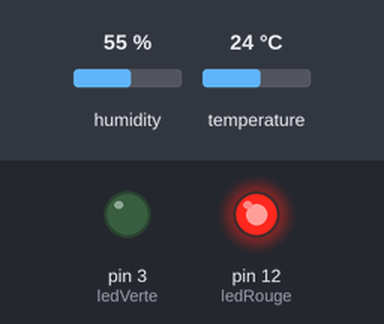
This sketch was run on a simulated Arduino Uno, built with avr-gcc and run on an emulated ATmega328P. Parts: output pins drawn as LEDs (lit = HIGH). The test bench sets the inputs (shaded band); at power-on: temperature 24 °C, humidity 55 %.

Above: at 2.8 s.
2.9 s: temperature set to 20.5 °C
5.6 s: temperature set to 19.6 °C
At 7.3 s:
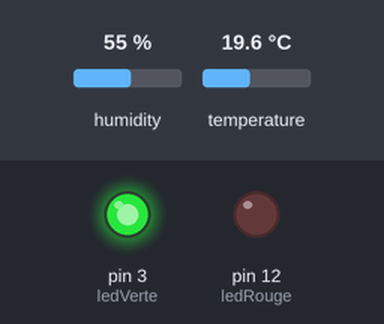
8.3 s: temperature set to 28 °C
At 10.7 s:
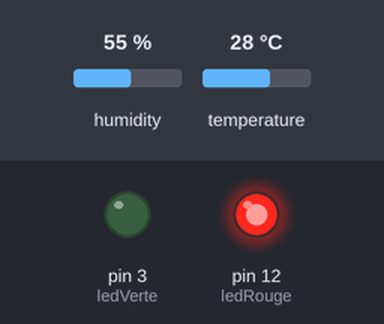
11.5 s: temperature set to 12 °C
At 12.4 s:
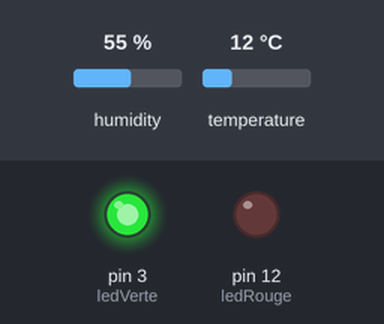
Timing chart, 0 to 14.5 s (numbered marks = the images above; inputs shaded):
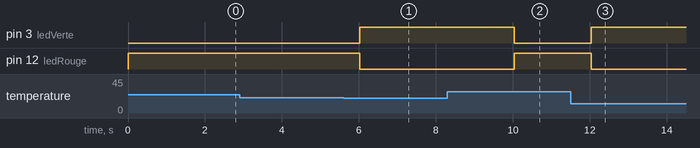

Measured:
- the behaviour switches between 20 and 19.9 °C on temperature (found by bisection; images 0 and 1)
- after the input at 2.9 s, every drawn part: stays the same
- after the input at 5.6 s, pin 3 (ledVerte): LOW → HIGH after 0.42 s; pin 12 (ledRouge): HIGH → LOW after 0.42 s
- after the input at 8.3 s, pin 3 (ledVerte): HIGH → LOW after 1.7 s; pin 12 (ledRouge): LOW → HIGH after 1.7 s
- after the input at 11.5 s, pin 3 (ledVerte): LOW → HIGH after 0.54 s; pin 12 (ledRouge): HIGH → LOW after 0.54 s

The sketch:

capteur_dht22.ino
```cpp
#include "DHT.h"

#define DHTPIN A0       // Capteur DHT22 branché sur A0
#define DHTTYPE DHT22   // Type de capteur

DHT dht(DHTPIN, DHTTYPE);

const int ledVerte = 3;   // LED verte sur la broche 3
const int ledRouge = 12;  // LED rouge sur la broche 12

void setup() {
  pinMode(ledVerte, OUTPUT);
  pinMode(ledRouge, OUTPUT);
  dht.begin();
}

void loop() {
  // 1. Lecture automatique de la température en cours
  float temperature = dht.readTemperature();

  // 2. Automatisation de la logique selon la température
  if (temperature < 20.0) {
    // Si inférieur à 20°C : Vert actif, Rouge éteint
    digitalWrite(ledVerte, HIGH);
    digitalWrite(ledRouge, LOW);
  }
  else {
    // Si supérieur ou égal à 20°C : Vert éteint, Rouge actif
    digitalWrite(ledVerte, LOW);
    digitalWrite(ledRouge, HIGH);
  }

  // 3. Pause d'une seconde avant la prochaine actualisation automatique
  delay(1000);
}
```
